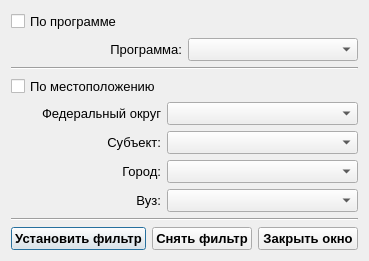
<?xml version="1.0" encoding="UTF-8"?>
<ui version="4.0">
 <class>Dialog</class>
 <widget class="QDialog" name="Dialog">
  <property name="windowModality">
   <enum>Qt::WindowModal</enum>
  </property>
  <property name="geometry">
   <rect>
    <x>0</x>
    <y>0</y>
    <width>369</width>
    <height>258</height>
   </rect>
  </property>
  <property name="sizePolicy">
   <sizepolicy hsizetype="MinimumExpanding" vsizetype="MinimumExpanding">
    <horstretch>0</horstretch>
    <verstretch>0</verstretch>
   </sizepolicy>
  </property>
  <property name="windowTitle">
   <string>Фильтрация</string>
  </property>
  <layout class="QGridLayout" name="gridLayout_4">
   <item row="0" column="0">
    <layout class="QGridLayout" name="gridLayout_3">
     <item row="0" column="0">
      <widget class="QCheckBox" name="checkprog">
       <property name="font">
        <font>
         <pointsize>10</pointsize>
        </font>
       </property>
       <property name="text">
        <string>По программе</string>
       </property>
      </widget>
     </item>
     <item row="1" column="0">
      <widget class="QLabel" name="label">
       <property name="maximumSize">
        <size>
         <width>192</width>
         <height>16777215</height>
        </size>
       </property>
       <property name="font">
        <font>
         <pointsize>10</pointsize>
        </font>
       </property>
       <property name="text">
        <string>Программа:</string>
       </property>
       <property name="alignment">
        <set>Qt::AlignRight|Qt::AlignTrailing|Qt::AlignVCenter</set>
       </property>
      </widget>
     </item>
     <item row="1" column="1">
      <widget class="QComboBox" name="prog">
       <property name="font">
        <font>
         <pointsize>10</pointsize>
        </font>
       </property>
      </widget>
     </item>
    </layout>
   </item>
   <item row="1" column="0">
    <widget class="Line" name="line">
     <property name="orientation">
      <enum>Qt::Horizontal</enum>
     </property>
    </widget>
   </item>
   <item row="2" column="0">
    <layout class="QGridLayout" name="gridLayout">
     <item row="0" column="0">
      <widget class="QCheckBox" name="checkgeo">
       <property name="maximumSize">
        <size>
         <width>192</width>
         <height>20</height>
        </size>
       </property>
       <property name="font">
        <font>
         <pointsize>10</pointsize>
        </font>
       </property>
       <property name="text">
        <string>По местоположению</string>
       </property>
      </widget>
     </item>
     <item row="2" column="0">
      <widget class="QLabel" name="label_3">
       <property name="font">
        <font>
         <pointsize>10</pointsize>
        </font>
       </property>
       <property name="text">
        <string>Субъект:</string>
       </property>
       <property name="alignment">
        <set>Qt::AlignRight|Qt::AlignTrailing|Qt::AlignVCenter</set>
       </property>
      </widget>
     </item>
     <item row="3" column="1" colspan="2">
      <widget class="QComboBox" name="city">
       <property name="font">
        <font>
         <pointsize>10</pointsize>
        </font>
       </property>
      </widget>
     </item>
     <item row="4" column="0">
      <widget class="QLabel" name="label_4">
       <property name="font">
        <font>
         <pointsize>10</pointsize>
        </font>
       </property>
       <property name="text">
        <string>Вуз:</string>
       </property>
       <property name="alignment">
        <set>Qt::AlignRight|Qt::AlignTrailing|Qt::AlignVCenter</set>
       </property>
      </widget>
     </item>
     <item row="2" column="1" colspan="2">
      <widget class="QComboBox" name="subj">
       <property name="font">
        <font>
         <pointsize>10</pointsize>
        </font>
       </property>
      </widget>
     </item>
     <item row="3" column="0">
      <widget class="QLabel" name="label_5">
       <property name="font">
        <font>
         <pointsize>10</pointsize>
        </font>
       </property>
       <property name="text">
        <string>Город:</string>
       </property>
       <property name="alignment">
        <set>Qt::AlignRight|Qt::AlignTrailing|Qt::AlignVCenter</set>
       </property>
      </widget>
     </item>
     <item row="1" column="0">
      <widget class="QLabel" name="label_2">
       <property name="font">
        <font>
         <pointsize>10</pointsize>
        </font>
       </property>
       <property name="text">
        <string>Федеральный округ</string>
       </property>
       <property name="alignment">
        <set>Qt::AlignRight|Qt::AlignTrailing|Qt::AlignVCenter</set>
       </property>
      </widget>
     </item>
     <item row="1" column="1" colspan="2">
      <widget class="QComboBox" name="fedokrug">
       <property name="font">
        <font>
         <pointsize>10</pointsize>
        </font>
       </property>
      </widget>
     </item>
     <item row="4" column="1" colspan="2">
      <widget class="QComboBox" name="vuz">
       <property name="font">
        <font>
         <pointsize>10</pointsize>
        </font>
       </property>
      </widget>
     </item>
    </layout>
   </item>
   <item row="3" column="0">
    <layout class="QGridLayout" name="gridLayout_2">
     <item row="0" column="0" colspan="3">
      <widget class="Line" name="line_2">
       <property name="orientation">
        <enum>Qt::Horizontal</enum>
       </property>
      </widget>
     </item>
     <item row="1" column="0">
      <widget class="QPushButton" name="applybtn">
       <property name="font">
        <font>
         <pointsize>10</pointsize>
         <weight>75</weight>
         <bold>true</bold>
        </font>
       </property>
       <property name="text">
        <string>Установить фильтр</string>
       </property>
      </widget>
     </item>
     <item row="1" column="1">
      <widget class="QPushButton" name="discardbtn">
       <property name="font">
        <font>
         <pointsize>10</pointsize>
         <weight>75</weight>
         <bold>true</bold>
        </font>
       </property>
       <property name="text">
        <string>Снять фильтр</string>
       </property>
      </widget>
     </item>
     <item row="1" column="2">
      <widget class="QPushButton" name="closebtn">
       <property name="font">
        <font>
         <pointsize>10</pointsize>
         <weight>75</weight>
         <bold>true</bold>
        </font>
       </property>
       <property name="text">
        <string>Закрыть окно</string>
       </property>
      </widget>
     </item>
    </layout>
   </item>
  </layout>
 </widget>
 <resources/>
 <connections>
  <connection>
   <sender>closebtn</sender>
   <signal>clicked()</signal>
   <receiver>Dialog</receiver>
   <slot>close()</slot>
   <hints>
    <hint type="sourcelabel">
     <x>417</x>
     <y>234</y>
    </hint>
    <hint type="destinationlabel">
     <x>491</x>
     <y>232</y>
    </hint>
   </hints>
  </connection>
 </connections>
</ui>
